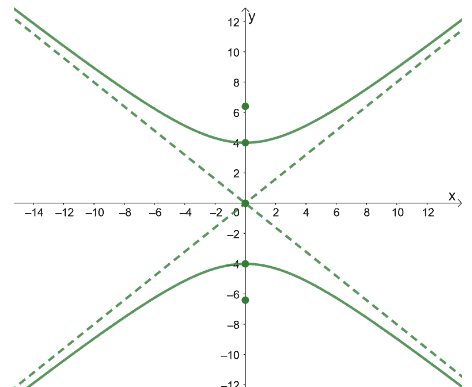
#> input picture notebooks/hyperpola.png, 472 x 387 px, found by its file name
$ jupyter execute --allow-errors 18-khanhtruong-hyperpola.ipynb
#> lines starting #> are read from the running program, lines starting #| are printed output that depends on the picture; after the words box and inside, x2 and y2 are one past the last pixel; in counts of white or black regions, pixels touching at a corner belong together
[cell 1]
import cv2
import numpy as np
import matplotlib.pyplot as plt

def hough_transform(image, theta_res=1, rho_res=1):
    # Convert the image to grayscale
    gray = cv2.cvtColor(image, cv2.COLOR_BGR2GRAY)

    # Apply edge detection (you can use other edge detection methods as well)
    edges = cv2.Canny(gray, 50, 150)

    # Define the Hough space (parameter space)
    height, width = edges.shape
    diagonal_length = int(np.sqrt(height**2 + width**2))
    max_rho = diagonal_length
    rhos = np.arange(-max_rho, max_rho, rho_res)
    thetas = np.deg2rad(np.arange(-90, 90, theta_res))

    # Initialize accumulator array
    accumulator = np.zeros((len(rhos), len(thetas)), dtype=int)

    # Iterate through edge points in the image
    edge_points = np.column_stack(np.where(edges > 0))
    for point in edge_points:
        y, x = point
        for theta_idx, theta in enumerate(thetas):
            rho = int(x * np.cos(theta) + y * np.sin(theta))
            rho_idx = np.argmin(np.abs(rhos - rho))
            accumulator[rho_idx, theta_idx] += 1

    return accumulator, rhos, thetas

def get_lines(accumulator, rhos, thetas, threshold=100):
    lines = []
    y_indices, x_indices = np.where(accumulator > threshold)
    for y, x in zip(y_indices, x_indices):
        rho = rhos[y]
        theta = thetas[x]
        lines.append((rho, theta))
    return lines

def draw_lines(image, lines):
    result = image.copy()
    for rho, theta in lines:
        a = np.cos(theta)
        b = np.sin(theta)
        x0 = a * rho
        y0 = b * rho
        x1 = int(x0 + 1000 * (-b))
        y1 = int(y0 + 1000 * (a))
        x2 = int(x0 - 1000 * (-b))
        y2 = int(y0 - 1000 * (a))
        cv2.line(result, (x1, y1), (x2, y2), (0, 0, 255), 2)
    return result

# Load an image
image = cv2.imread('/mnt/Datastore/usr/kptroung/dasly/notebooks/hyperpola.png')
#> image is the input picture: shape (387, 472, 3); mean B, G, R 249.6, 251, 249.5

# Apply Hough Transform
accumulator, rhos, thetas = hough_transform(image)
#> in hough_transform, `edges = cv2.Canny(gray, 50, 150)`:
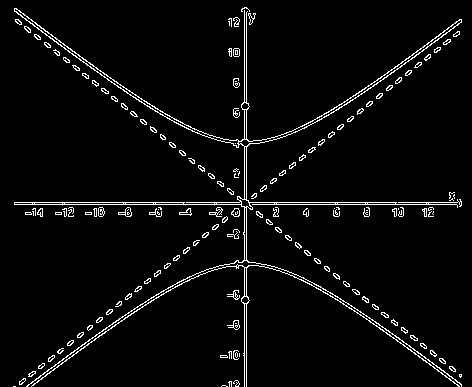
#> edges: shape (387, 472); 3.9% white in thin lines or dots
#> in hough_transform, `edge_points = np.column_stack(np.where(edges > 0))`: edge_points = 7121 pairs, first value 7 to 386, second value 13 to 461
#> the loop in hough_transform, `for point in edge_points:` made 7121 passes
#> (y, x) on passes 1 to 3: (7, 244), (7, 245), (7, 246)
#> after the loop in hough_transform, `for point in edge_points:`:
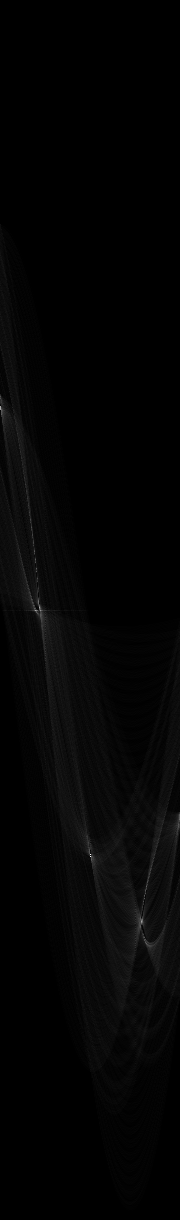
#> accumulator: shape (1220, 180) int64; min 0, max 349, mean 5.8; drawn with min black and max white
#> rhos = 1220 values from -610 to 609; thetas = 180 values from -1.57 to 1.55

# Get detected lines
lines = get_lines(accumulator, rhos, thetas, threshold=100)
#> in get_lines, `y_indices, x_indices = np.where(accumulator > threshold)`: y_indices = 106 values from 396 to 944; x_indices = 106 values, max 179 at index 52, min 0 at index 0, mean 84.18
#> the loop in get_lines, `for y, x in zip(y_indices, x_indices):` made 106 passes
#> (y, x, rho, theta) on passes 1 to 12: (396, 0, -214, -1.57), (398, 0, -212, -1.57), (406, 0, -204, -1.57), (407, 0, -203, -1.57), (408, 0, -202, -1.57), (409, 0, -201, -1.57), (409, 1, -201, -1.55), (410, 1, -200, -1.55), (411, 1, -199, -1.55), (412, 1, -198, -1.55), (413, 1, -197, -1.55), (414, 1, -196, -1.55)
#> after the loop in get_lines, `for y, x in zip(y_indices, x_indices):`: lines = 106 pairs, first value -214 to 334, second value -1.57 to 1.55

# Draw the lines on the original image
result = draw_lines(image, lines)
#> the loop in draw_lines, `for rho, theta in lines:` made 106 passes
#> (rho, theta, a, b, x0, y0, x1, y1) on passes 1 to 12: (-214, -1.57, 6.12e-17, -1, -1.31e-14, 214, 1000, 214), (-212, -1.57, 6.12e-17, -1, -1.3e-14, 212, 1000, 212), (-204, -1.57, 6.12e-17, -1, -1.25e-14, 204, 1000, 204), (-203, -1.57, 6.12e-17, -1, -1.24e-14, 203, 1000, 203), (-202, -1.57, 6.12e-17, -1, -1.24e-14, 202, 1000, 202), (-201, -1.57, 6.12e-17, -1, -1.23e-14, 201, 1000, 201), (-201, -1.55, 0.0175, -1, -3.51, 201, 996, 218), (-200, -1.55, 0.0175, -1, -3.49, 200, 996, 217), (-199, -1.55, 0.0175, -1, -3.47, 199, 996, 216), (-198, -1.55, 0.0175, -1, -3.46, 198, 996, 215), (-197, -1.55, 0.0175, -1, -3.44, 197, 996, 214), (-196, -1.55, 0.0175, -1, -3.42, 196, 996, 213)
#> (rho, theta) on passes 58 to 60: (209, 1.55), (214, 1.54), (215, 1.54)
#> after the loop in draw_lines, `for rho, theta in lines:`:
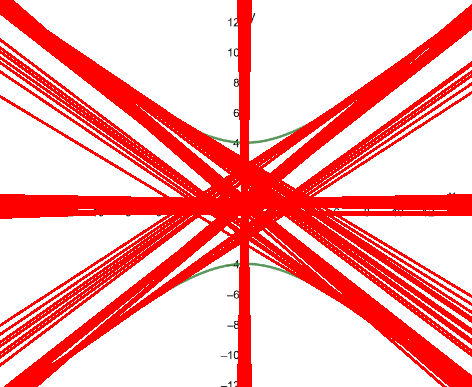
#> result: shape (387, 472, 3); mean B, G, R 172.8, 172.9, 254.2

# Display the results
plt.figure(figsize=(12, 6))
plt.subplot(131), plt.imshow(cv2.cvtColor(image, cv2.COLOR_BGR2RGB)), plt.title('Original Image')
plt.subplot(132), plt.imshow(accumulator, cmap='gray'), plt.title('Hough Transform Accumulator')
plt.subplot(133), plt.imshow(cv2.cvtColor(result, cv2.COLOR_BGR2RGB)), plt.title('Detected Lines')
plt.show()
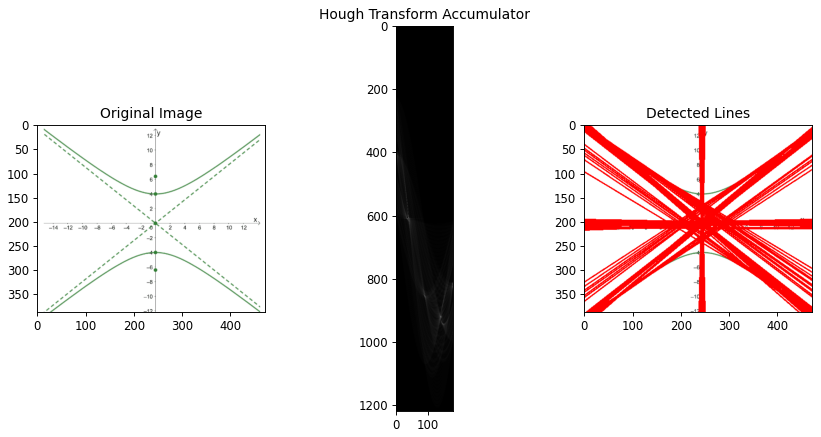
#> figure drawn by matplotlib, 3 panels

[cell 2]
import cv2
import numpy as np
import matplotlib.pyplot as plt

# Load the image
image = cv2.imread('images.png', cv2.IMREAD_GRAYSCALE)
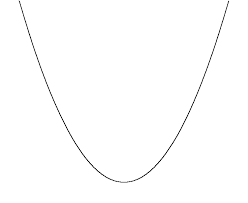
#> input picture notebooks/images.png, 248 x 203 px
#> image is the input picture: shape (203, 248); min 0, max 255, mean 253.4

# Apply edge detection to highlight the features
edges = cv2.Canny(image, 50, 150, apertureSize=3)
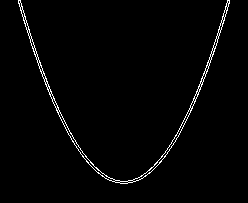
#> edges: shape (203, 248); 1.7% white in thin lines or dots, all inside (x1, y1, x2, y2) = (18, 0, 230, 184)

# Use the Hough Transform to detect lines (including hyperbolas)
lines = cv2.HoughLines(edges, 1, np.pi / 180, 100)

# Draw the lines on a copy of the original image
image_with_lines = image.copy()

#> (the rest of this cell did not finish here and is left out)
